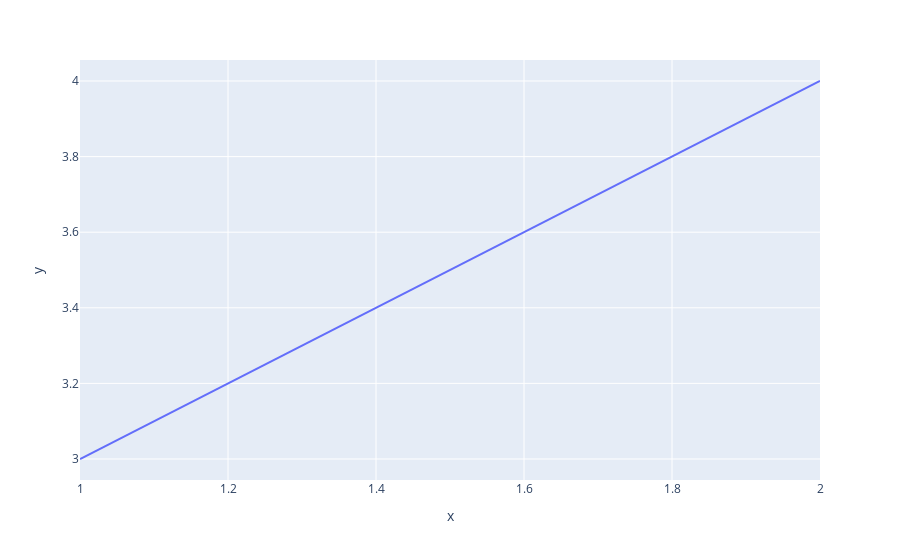

The cell this chart's notebook holds for it:
### Code cell
import plotly.express as px

fig = px.line(x=[1, 2], y=[3, 4])

print(fig)
fig

### Figure 1 — Plotly figure (JSON) as saved in the notebook; plotly's stock layout.template omitted (floating-point values rounded to 4 significant figures)
{"data": [{"hovertemplate": "x=%{x}<br>y=%{y}<extra></extra>", "legendgroup": "", "line": {"color": "#636efa", "dash": "solid"}, "marker": {"symbol": "circle"}, "mode": "lines", "name": "", "orientation": "v", "showlegend": false, "type": "scatter", "x": [1, 2], "xaxis": "x", "y": [3, 4], "yaxis": "y"}], "layout": {"legend": {"tracegroupgap": 0}, "margin": {"t": 60}, "xaxis": {"anchor": "y", "domain": [0, 1], "title": {"text": "x"}}, "yaxis": {"anchor": "x", "domain": [0, 1], "title": {"text": "y"}}}}
